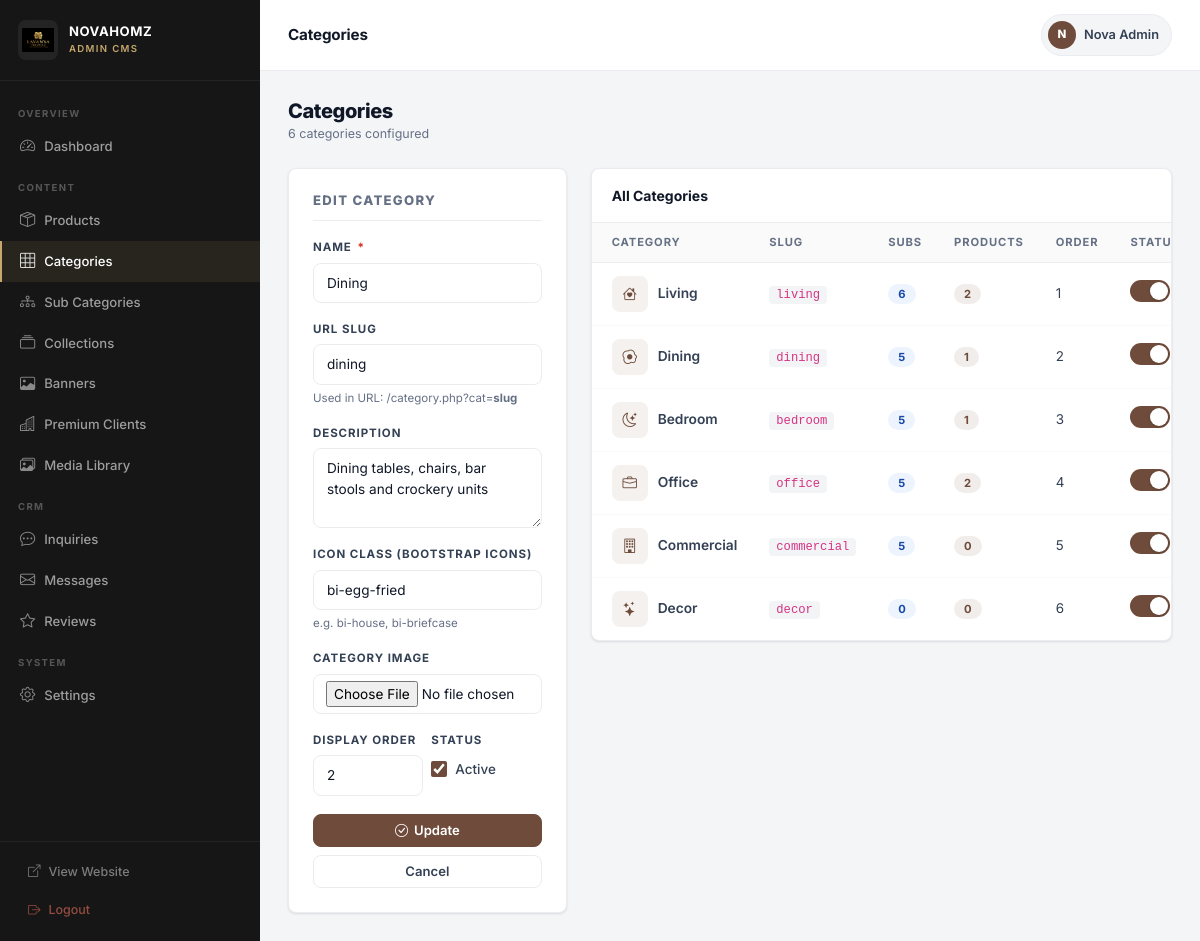
Page /admin/categories/index.php?edit=2 (signed in) on the committed database.
### tables this page shows
CREATE TABLE `categories` (
  `id`          INT UNSIGNED NOT NULL AUTO_INCREMENT,
  `name`        VARCHAR(100) NOT NULL,
  `slug`        VARCHAR(120) NOT NULL UNIQUE,
  `description` TEXT DEFAULT NULL,
  `image`       VARCHAR(255) DEFAULT NULL,
  `icon`        VARCHAR(50) DEFAULT NULL,
  `sort_order`  INT NOT NULL DEFAULT 0,
  `is_active`   TINYINT(1) NOT NULL DEFAULT 1,
  `show_in_nav` TINYINT(1) NOT NULL DEFAULT 1,
  `meta_title`  VARCHAR(255) DEFAULT NULL,
  `meta_desc`   TEXT DEFAULT NULL,
  `created_at`  DATETIME NOT NULL DEFAULT CURRENT_TIMESTAMP,
  `updated_at`  DATETIME NOT NULL DEFAULT CURRENT_TIMESTAMP ON UPDATE CURRENT_TIMESTAMP,
  PRIMARY KEY (`id`),
  INDEX `idx_slug` (`slug`),
  INDEX `idx_active` (`is_active`)
);

### admin/categories/index.php (the view, shortened to what this page needs)
<?php
$db = getDB();
$edit = null;
if (isset($_GET['edit']) && is_numeric($_GET['edit'])) {
    $s = $db->prepare("SELECT * FROM categories WHERE id=:id");
    $s->execute([':id'=>$_GET['edit']]); $edit = $s->fetch();
}
$categories = $db->query("SELECT c.*,(SELECT COUNT(*) FROM subcategories s WHERE s.category_id=c.id) AS sub_count,(SELECT COUNT(*) FROM products p WHERE p.category_id=c.id) AS prod_count FROM categories c ORDER BY c.sort_order ASC, c.name ASC")->fetchAll();
include __DIR__ . '/../layout.php';
?>
<div class="adm-page-header">
  <div><h1>Categories</h1><div class="adm-ph-sub"><?php echo count($categories); ?> categories configured</div></div>
</div>
<div class="row g-4">
  <div class="col-lg-4">
    <div class="adm-card">
      <h5 class="adm-section-title"><?php echo $edit?'Edit Category':'Add Category'; ?></h5>
      <form method="POST" enctype="multipart/form-data">
        <div class="adm-form-group">
          <label class="adm-label">Name <span class="required">*</span></label>
          <input type="text" name="name" class="adm-input" required value="<?php echo htmlspecialchars($edit['name']??''); ?>"
                 oninput="if(!this.form.querySelector('[name=edit_id]').value||this.form.querySelector('[name=edit_id]').value=='0'){document.getElementById('slug-field').value=this.value.toLowerCase().replace(/[^a-z0-9]+/g,'-').replace(/^-|-$/g,'')}">
        </div>
        <div class="adm-form-group">
          <label class="adm-label">URL Slug</label>
          <input type="text" name="slug" id="slug-field" class="adm-input" value="<?php echo htmlspecialchars($edit['slug']??''); ?>" placeholder="auto-generated">
          <div class="adm-input-hint">Used in URL: /category.php?cat=<strong>slug</strong></div>
        </div>
        <div class="adm-form-group">
          <label class="adm-label">Description</label>
          <textarea name="description" class="adm-input adm-textarea" rows="2"><?php echo htmlspecialchars($edit['description']??''); ?></textarea>
        </div>
        <div class="adm-form-group">
          <label class="adm-label">Icon Class (Bootstrap Icons)</label>
          <input type="text" name="icon" class="adm-input" value="<?php echo htmlspecialchars($edit['icon']??''); ?>" placeholder="bi-house">
          <div class="adm-input-hint">e.g. bi-house, bi-briefcase</div>
        </div>
        <div class="adm-form-group">
          <label class="adm-label">Category Image</label>
          <input type="file" name="image" class="adm-input" accept="image/*">
        </div>
        <div class="row g-2">
          <div class="col-6 adm-form-group">
            <label class="adm-label">Display Order</label>
            <input type="number" name="display_order" class="adm-input" min="0" value="<?php echo (int)($edit['sort_order']??0); ?>">
          </div>
          <div class="col-6 adm-form-group">
            <label class="adm-label">Status</label>
            <div class="adm-form-check" style="margin-top:10px;">
              <input type="checkbox" name="status" id="cat_status" <?php echo ($edit['is_active']??1)?'checked':''; ?>>
              <label for="cat_status">Active</label>
            </div>
          </div>
        </div>
        <button type="submit" class="adm-btn adm-btn-primary" style="width:100%;justify-content:center;">
          <i class="bi bi-<?php echo $edit?'check-circle':'plus-circle'; ?>"></i> <?php echo $edit?'Update':'Add Category'; ?>
        </button>
        <?php if ($edit): ?><a href="index.php" class="adm-btn adm-btn-secondary" style="width:100%;justify-content:center;margin-top:8px;">Cancel</a><?php endif; ?>
      </form>
    </div>
  </div>
  <div class="col-lg-8">
    <div class="adm-table">
      <div style="padding:16px 20px;border-bottom:1px solid var(--lc-border);">
        <strong>All Categories</strong>
      </div>
      <div class="adm-table-wrap">
      <table>
        <thead><tr><th>Category</th><th>Slug</th><th>Subs</th><th>Products</th><th>Order</th><th>Status</th><th style="text-align:right;">Actions</th></tr></thead>
        <tbody>
          <?php foreach ($categories as $c): ?>
          <tr>
            <td>
              <div style="display:flex;align-items:center;gap:10px;">
                <?php if (!empty($c['image'])): ?>
                <img src="<?php echo htmlspecialchars(getImageUrl($c['image'])); ?>" class="adm-img-preview" style="width:36px;height:36px;object-fit:cover;" alt="">
                <?php else: ?>
                <div style="width:36px;height:36px;background:rgba(110,75,58,.08);border-radius:8px;display:flex;align-items:center;justify-content:center;flex-shrink:0;">
                  <i class="bi <?php echo htmlspecialchars($c['icon']??'bi-grid'); ?>" style="color:var(--lc-primary);font-size:.9rem;"></i>
                </div>
                <?php endif; ?>
                <span style="font-weight:600;font-size:.86rem;"><?php echo htmlspecialchars($c['name']); ?></span>
              </div>
            </td>
            <td><code style="font-size:.76rem;background:#F3F4F6;padding:2px 7px;border-radius:4px;"><?php echo htmlspecialchars($c['slug']); ?></code></td>
            <td><span class="badge-info"><?php echo $c['sub_count']; ?></span></td>
            <td><span class="badge-primary"><?php echo $c['prod_count']; ?></span></td>
            <td><?php echo (int)$c['sort_order']; ?></td>
            <td><a href="?toggle=<?php echo $c['id']; ?>" class="adm-toggle <?php echo $c['is_active']?'on':''; ?>" style="text-decoration:none;" onclick="return confirm('Toggle?')"></a></td>
          </tr>
          <?php endforeach; ?>
        </tbody>
      </table>
      </div>
    </div>
  </div>
</div>
<?php include __DIR__ . '/../layout_footer.php'; ?>

### rows in the picture
categories: name "Dining", slug "dining", description "Dining tables, chairs, bar stools and crockery units", icon "bi-egg-fried", display_order "2", is_active "☑", sub_count "5", prod_count "1", sort_order "2"
categories: name "Living", slug "living", sub_count "6", prod_count "2", sort_order "1", is_active 1 (drawn)
categories: name "Bedroom", slug "bedroom", sub_count "5", prod_count "1", sort_order "3", is_active 1 (drawn)
categories: name "Office", slug "office", sub_count "5", prod_count "2", sort_order "4", is_active 1 (drawn)
categories: name "Commercial", slug "commercial", sub_count "5", prod_count "0", sort_order "5", is_active 1 (drawn)
categories: name "Decor", slug "decor", sub_count "0", prod_count "0", sort_order "6", is_active 1 (drawn)

### other values in the picture
$brandName "NOVAHOMZ"
$a_title "Categories"
substr($admin['name'] ?: 'A', 0, 1) "N"
$admin['name'] ?: 'Admin' "Nova Admin"
count($categories) "6"
